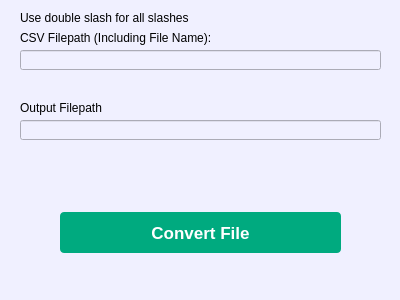
<?xml version="1.0" encoding="UTF-8"?>
<ui version="4.0">
 <class>Form</class>
 <widget class="QWidget" name="Form">
  <property name="geometry">
   <rect>
    <x>0</x>
    <y>0</y>
    <width>400</width>
    <height>300</height>
   </rect>
  </property>
  <property name="windowTitle">
   <string>csv to txt Formater</string>
  </property>
  <property name="styleSheet">
   <string notr="true">background-color: rgb(240,240,255);</string>
  </property>
  <widget class="QLineEdit" name="input_field">
   <property name="geometry">
    <rect>
     <x>20</x>
     <y>50</y>
     <width>361</width>
     <height>20</height>
    </rect>
   </property>
  </widget>
  <widget class="QLineEdit" name="output_field">
   <property name="geometry">
    <rect>
     <x>20</x>
     <y>120</y>
     <width>361</width>
     <height>20</height>
    </rect>
   </property>
  </widget>
  <widget class="QPushButton" name="pushButton">
   <property name="geometry">
    <rect>
     <x>60</x>
     <y>212</y>
     <width>281</width>
     <height>41</height>
    </rect>
   </property>
   <property name="styleSheet">
    <string notr="true">background-color: rgb(0, 170, 127);
color: ;
color: rgb(255, 255, 255);
padding: 10px;
border: none;
border-radius: 4px;
font-weight: bold;
font-size: 17px;</string>
   </property>
   <property name="text">
    <string>Convert File</string>
   </property>
  </widget>
  <widget class="QLabel" name="label">
   <property name="geometry">
    <rect>
     <x>20</x>
     <y>30</y>
     <width>251</width>
     <height>16</height>
    </rect>
   </property>
   <property name="text">
    <string>CSV Filepath (Including File Name):</string>
   </property>
  </widget>
  <widget class="QLabel" name="label_2">
   <property name="geometry">
    <rect>
     <x>20</x>
     <y>100</y>
     <width>231</width>
     <height>16</height>
    </rect>
   </property>
   <property name="text">
    <string>Output Filepath</string>
   </property>
  </widget>
  <widget class="QLabel" name="label_3">
   <property name="geometry">
    <rect>
     <x>20</x>
     <y>10</y>
     <width>241</width>
     <height>16</height>
    </rect>
   </property>
   <property name="text">
    <string>Use double slash for all slashes</string>
   </property>
  </widget>
 </widget>
 <resources/>
 <connections>
  <connection>
   <sender>pushButton</sender>
   <signal>clicked()</signal>
   <receiver>Form</receiver>
   <slot>run()</slot>
   <hints>
    <hint type="sourcelabel">
     <x>274</x>
     <y>230</y>
    </hint>
    <hint type="destinationlabel">
     <x>349</x>
     <y>163</y>
    </hint>
   </hints>
  </connection>
 </connections>
 <slots>
  <slot>run()</slot>
 </slots>
</ui>
